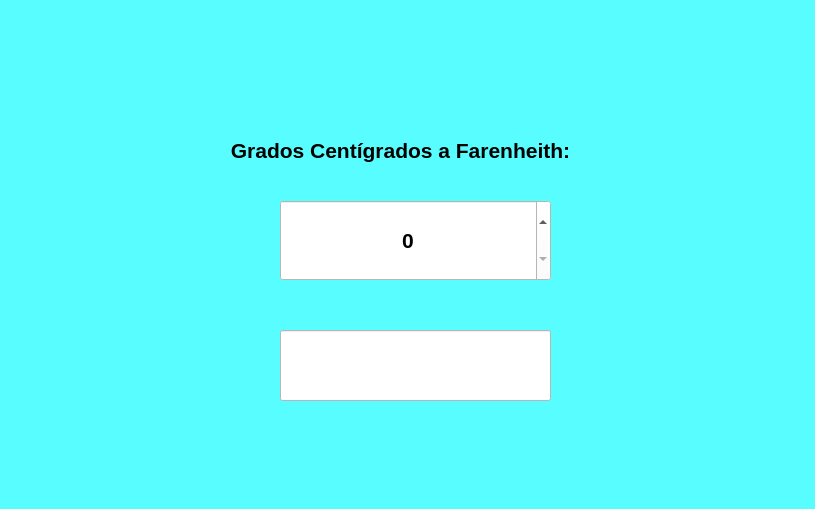
<?xml version="1.0" encoding="UTF-8"?>
<ui version="4.0">
 <class>MainWindow</class>
 <widget class="QMainWindow" name="MainWindow">
  <property name="geometry">
   <rect>
    <x>0</x>
    <y>0</y>
    <width>815</width>
    <height>509</height>
   </rect>
  </property>
  <property name="windowTitle">
   <string>MainWindow</string>
  </property>
  <property name="statusTip">
   <string>Modifica el valor de Grados Centígrados para conocer los Grados Farenheith</string>
  </property>
  <property name="styleSheet">
   <string notr="true">background-color: rgb(88, 253, 255);</string>
  </property>
  <widget class="QWidget" name="centralwidget">
   <widget class="QLineEdit" name="txt_valor">
    <property name="enabled">
     <bool>false</bool>
    </property>
    <property name="geometry">
     <rect>
      <x>280</x>
      <y>330</y>
      <width>271</width>
      <height>71</height>
     </rect>
    </property>
    <property name="font">
     <font>
      <pointsize>16</pointsize>
      <weight>75</weight>
      <bold>true</bold>
     </font>
    </property>
    <property name="toolTip">
     <string>Grados Farenheith</string>
    </property>
    <property name="styleSheet">
     <string notr="true">background-color: rgb(255, 255, 255);</string>
    </property>
    <property name="text">
     <string/>
    </property>
    <property name="alignment">
     <set>Qt::AlignCenter</set>
    </property>
   </widget>
   <widget class="QSpinBox" name="spinBox">
    <property name="geometry">
     <rect>
      <x>280</x>
      <y>200</y>
      <width>271</width>
      <height>81</height>
     </rect>
    </property>
    <property name="font">
     <font>
      <pointsize>16</pointsize>
      <weight>75</weight>
      <bold>true</bold>
     </font>
    </property>
    <property name="toolTip">
     <string>Grados Centígrados</string>
    </property>
    <property name="statusTip">
     <string>Grados Centígrados</string>
    </property>
    <property name="styleSheet">
     <string notr="true">background-color: rgb(255, 255, 255);</string>
    </property>
    <property name="alignment">
     <set>Qt::AlignCenter</set>
    </property>
   </widget>
   <widget class="QLabel" name="label_2">
    <property name="geometry">
     <rect>
      <x>650</x>
      <y>310</y>
      <width>131</width>
      <height>121</height>
     </rect>
    </property>
    <property name="text">
     <string/>
    </property>
    <property name="pixmap">
     <pixmap resource="recursos_proyecto.qrc">:/LOGOS/Imagenes/pngegg.png</pixmap>
    </property>
    <property name="scaledContents">
     <bool>true</bool>
    </property>
   </widget>
   <widget class="QLabel" name="label">
    <property name="geometry">
     <rect>
      <x>20</x>
      <y>10</y>
      <width>751</width>
      <height>101</height>
     </rect>
    </property>
    <property name="text">
     <string/>
    </property>
    <property name="pixmap">
     <pixmap resource="recursos_proyecto.qrc">:/LOGOS/Imagenes/uat.png</pixmap>
    </property>
    <property name="scaledContents">
     <bool>true</bool>
    </property>
   </widget>
   <widget class="QLabel" name="label_7">
    <property name="geometry">
     <rect>
      <x>170</x>
      <y>130</y>
      <width>461</width>
      <height>41</height>
     </rect>
    </property>
    <property name="font">
     <font>
      <pointsize>16</pointsize>
      <weight>75</weight>
      <bold>true</bold>
     </font>
    </property>
    <property name="text">
     <string>&lt;html&gt;&lt;head/&gt;&lt;body&gt;&lt;p align=&quot;center&quot;&gt;Grados Centígrados a Farenheith:&lt;/p&gt;&lt;/body&gt;&lt;/html&gt;</string>
    </property>
   </widget>
  </widget>
  <widget class="QMenuBar" name="menubar">
   <property name="geometry">
    <rect>
     <x>0</x>
     <y>0</y>
     <width>815</width>
     <height>21</height>
    </rect>
   </property>
  </widget>
  <widget class="QStatusBar" name="statusbar"/>
 </widget>
 <resources>
  <include location="recursos_proyecto.qrc"/>
 </resources>
 <connections/>
</ui>
